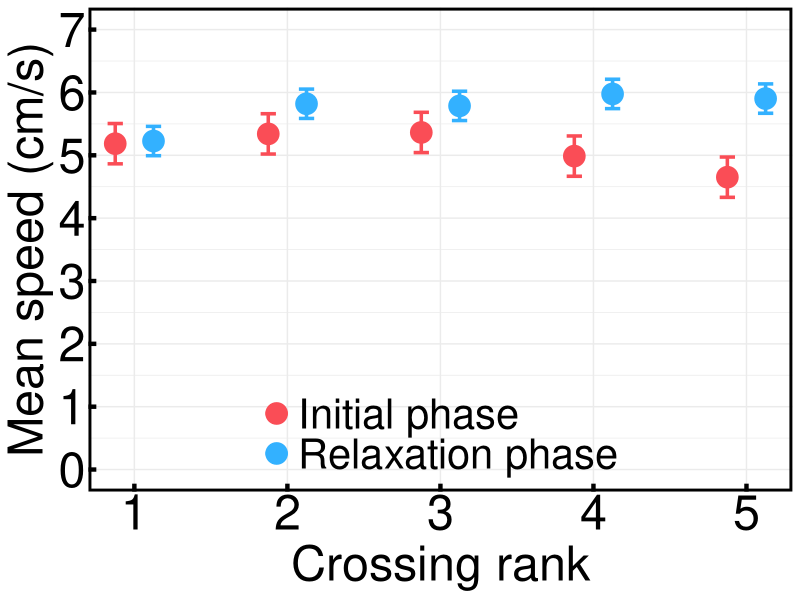
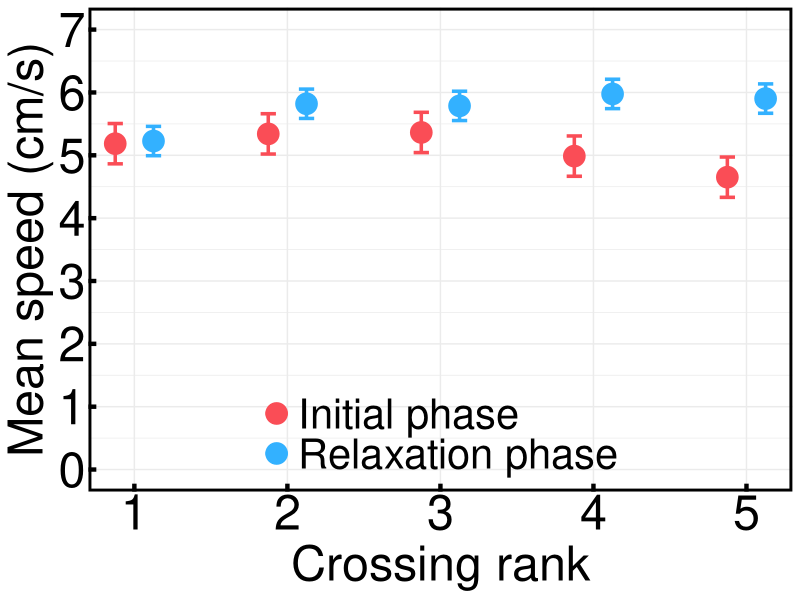

Recreate these plots in R, in order.
## Code to reproduce fig S2

library(lme4)
library(emmeans)
library(ggplot2)
library(dplyr)

## calculate mean speeds for a given cr for initial phase

df.mean.spd.cr.ini <- read.csv('mean_spd_cr_ini_video_data.csv', header = F)
col.names <- c("video", "f.id", "mean.spd.cr.ini")
colnames(df.mean.spd.cr.ini) <- col.names

df.mean.spd.cr.ini$video <- factor(df.mean.spd.cr.ini$video)
df.mean.spd.cr.ini$f.id <- factor(df.mean.spd.cr.ini$f.id, levels = c("1", "2", "3", "4", "5"))

lme.mean.spd.cr.ini <- lmer(mean.spd.cr.ini ~ f.id + (1|video), data = df.mean.spd.cr.ini)
lme.mean.spd.cr.ini.null <- lmer(mean.spd.cr.ini ~ 1 + (1|video), data = df.mean.spd.cr.ini)
anova(lme.mean.spd.cr.ini, lme.mean.spd.cr.ini.null, test = "F")

emm.spd.cr.ini <- emmeans(lme.mean.spd.cr.ini, ~f.id)
f.id.comp.spd.cr.ini <- pairs(emm.spd.cr.ini, adjust = "tukey")

df.emm.spd.cr.ini <- as.data.frame(emm.spd.cr.ini)
df.comp.spd.cr.ini <- as.data.frame(f.id.comp.spd.cr.ini)

## calculate mean speeds for a given cr for a relaxation phase.

df.mean.spd.cr.relax <- read.csv('mean_spd_cr_relax_video_data.csv', header = F)
col.names <- c("video", "f.id", "mean.spd.cr.relax")
colnames(df.mean.spd.cr.relax) <- col.names

df.mean.spd.cr.relax$video <- factor(df.mean.spd.cr.relax$video)
df.mean.spd.cr.relax$f.id <- factor(df.mean.spd.cr.relax$f.id, levels = c("1", "2", "3", "4", "5"))

lme.mean.spd.cr.relax <- lmer(mean.spd.cr.relax ~ f.id + (1|video), data = df.mean.spd.cr.relax)
lme.mean.spd.cr.relax.null <- lmer(mean.spd.cr.relax ~ 1 + (1|video), data = df.mean.spd.cr.relax)
anova(lme.mean.spd.cr.relax, lme.mean.spd.cr.relax.null, test = "F")

emm.spd.cr.relax <- emmeans(lme.mean.spd.cr.relax, ~ f.id)
f.id.comp.spd.cr.relax <- pairs(emm.spd.cr.relax, adjust = "tukey")

df.emm.spd.cr.relax <- as.data.frame(emm.spd.cr.relax)
df.comp.spd.cr.relax <- as.data.frame(f.id.comp.spd.cr.relax)

## plotting them together

df.sum.spd.ini.relax <- bind_rows(
  as.data.frame(emm.spd.cr.ini) %>% mutate(group_label = "Initial phase"),
  as.data.frame(emm.spd.cr.relax) %>% mutate(group_label = "Relaxation phase")
)

pd = position_dodge(width = 0.5)

plt.spd.ini.relax <- ggplot(df.sum.spd.ini.relax, aes(x = f.id, y = emmean, colour = group_label,
                                                      group = group_label)) +
  geom_point(size = 7, position = pd) + 
  geom_errorbar(aes(ymin = emmean - SE, ymax = emmean + SE), position = pd, 
                width = 0.2, linewidth = 1.2) +
  scale_color_manual(
    name = NULL,
    values = c(
      "Initial phase" = "#fa4d56",
      "Relaxation phase" = "#33b1ff"
    )
  ) + 
  scale_y_continuous(
    breaks = seq(0, 7, by = 1)
  ) +
  coord_cartesian(ylim = c(0,7)) +
  scale_x_discrete(limits = c("1","2", "3", "4", "5"),
                   expand = expansion(add = 0.3)) +
  labs(x = "Crossing rank",
       y = "Mean speed (cm/s)") +
  theme_bw(base_family = "Helvetica") +
  theme(
    axis.title = element_text(size = 35, color = "black"),
    axis.text = element_text(size = 35, color = "black"),
    legend.text = element_text(size = 30),
    legend.position = "inside",
    legend.position.inside = c(0.5, 0.12),
    legend.direction = "vertical",
    legend.background = element_rect(fill = "transparent", color = NA),
    legend.key = element_rect(fill = "transparent", color = NA),
    panel.border = element_rect(colour = "black", linewidth = 2),
    axis.ticks = element_line(colour = "black", linewidth = 1.5),
    axis.ticks.length = unit(-0.2, "cm")
  )

print(plt.spd.ini.relax)

ggsave(filename = "speed_ini_relax_data.pdf", plot = plt.spd.ini.relax, 
       device = cairo_pdf, width = 8, height = 7, units = "in", dpi = 600)
